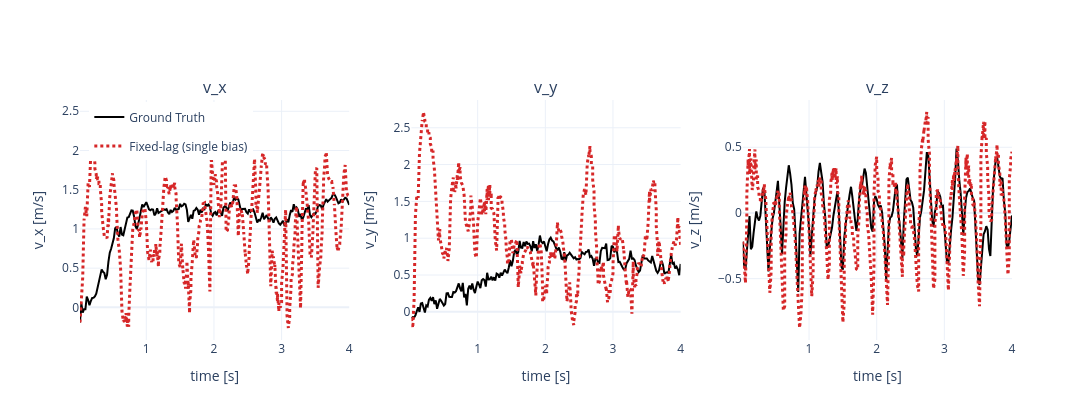

Here is the notebook cell this chart was saved with:
### Code cell
fig = make_subplots(rows=1, cols=3, subplot_titles=("v_x", "v_y", "v_z"))
velocity_components = (
    ("vx", "v_x [m/s]"),
    ("vy", "v_y [m/s]"),
    ("vz", "v_z [m/s]"),
)
for col, (field, axis_label) in enumerate(velocity_components, start=1):
    # Plot ground truth first
    if GROUND_TRUTH:
        gt_times = np.array([row["timestamp_s"] for row in GROUND_TRUTH])
        gt_values = np.array([row[field] for row in GROUND_TRUTH])
        fig.add_trace(
            go.Scatter(
                x=gt_times,
                y=gt_values,
                mode="lines",
                name="Ground Truth",
                line=dict(color="black", width=2, dash="solid"),
                legendgroup="gt",
                showlegend=(col == 1),
            ),
            row=1,
            col=col,
        )
    
    # Plot estimator results
    for variant, result in DISPLAY_RESULTS.items():
        trajectory = result["trajectory"]
        times = np.array([row["timestamp_s"] for row in trajectory])
        values = np.array([row[field] for row in trajectory])
        fig.add_trace(
            go.Scatter(
                x=times,
                y=values,
                mode="lines",
                name=LABELS[variant],
                line=dict(color=COLORS[variant], width=3, dash=LINE_STYLES[variant]),
                legendgroup=variant,
                showlegend=(col == 1),
            ),
            row=1,
            col=col,
        )
    fig.update_xaxes(title_text="time [s]", row=1, col=col)
    fig.update_yaxes(title_text=axis_label, row=1, col=col)
fig.update_layout(height=420, width=1200, template="plotly_white", legend=dict(x=0.01, y=0.99))
fig.show()

### Figure 1 — Plotly figure (JSON) as saved in the notebook; plotly's stock layout.template omitted (floating-point values rounded to 4 significant figures; data arrays with more than 128 entries replaced by an {"elided": "..."} marker saying what was removed)
{"data": [{"legendgroup": "gt", "line": {"color": "black", "dash": "solid", "width": 2}, "mode": "lines", "name": "Ground Truth", "showlegend": true, "type": "scatter", "x": {"elided": "200 float values"}, "xaxis": "x", "y": {"elided": "200 float values"}, "yaxis": "y"}, {"legendgroup": "fixed_lag_single_bias", "line": {"color": "#d62728", "dash": "dot", "width": 3}, "mode": "lines", "name": "Fixed-lag (single bias)", "showlegend": true, "type": "scatter", "x": {"elided": "354 float values"}, "xaxis": "x", "y": {"elided": "354 float values"}, "yaxis": "y"}, {"legendgroup": "gt", "line": {"color": "black", "dash": "solid", "width": 2}, "mode": "lines", "name": "Ground Truth", "showlegend": false, "type": "scatter", "x": {"elided": "200 float values"}, "xaxis": "x2", "y": {"elided": "200 float values"}, "yaxis": "y2"}, {"legendgroup": "fixed_lag_single_bias", "line": {"color": "#d62728", "dash": "dot", "width": 3}, "mode": "lines", "name": "Fixed-lag (single bias)", "showlegend": false, "type": "scatter", "x": {"elided": "354 float values"}, "xaxis": "x2", "y": {"elided": "354 float values"}, "yaxis": "y2"}, {"legendgroup": "gt", "line": {"color": "black", "dash": "solid", "width": 2}, "mode": "lines", "name": "Ground Truth", "showlegend": false, "type": "scatter", "x": {"elided": "200 float values"}, "xaxis": "x3", "y": {"elided": "200 float values"}, "yaxis": "y3"}, {"legendgroup": "fixed_lag_single_bias", "line": {"color": "#d62728", "dash": "dot", "width": 3}, "mode": "lines", "name": "Fixed-lag (single bias)", "showlegend": false, "type": "scatter", "x": {"elided": "354 float values"}, "xaxis": "x3", "y": {"elided": "354 float values"}, "yaxis": "y3"}], "layout": {"annotations": [{"font": {"size": 16}, "showarrow": false, "text": "v_x", "x": 0.1444, "xanchor": "center", "xref": "paper", "y": 1, "yanchor": "bottom", "yref": "paper"}, {"font": {"size": 16}, "showarrow": false, "text": "v_y", "x": 0.5, "xanchor": "center", "xref": "paper", "y": 1, "yanchor": "bottom", "yref": "paper"}, {"font": {"size": 16}, "showarrow": false, "text": "v_z", "x": 0.8556, "xanchor": "center", "xref": "paper", "y": 1, "yanchor": "bottom", "yref": "paper"}], "height": 420, "legend": {"x": 0.01, "y": 0.99}, "width": 1200, "xaxis": {"anchor": "y", "domain": [0, 0.2889], "title": {"text": "time [s]"}}, "xaxis2": {"anchor": "y2", "domain": [0.3556, 0.6444], "title": {"text": "time [s]"}}, "xaxis3": {"anchor": "y3", "domain": [0.7111, 1], "title": {"text": "time [s]"}}, "yaxis": {"anchor": "x", "domain": [0, 1], "title": {"text": "v_x [m/s]"}}, "yaxis2": {"anchor": "x2", "domain": [0, 1], "title": {"text": "v_y [m/s]"}}, "yaxis3": {"anchor": "x3", "domain": [0, 1], "title": {"text": "v_z [m/s]"}}}}
